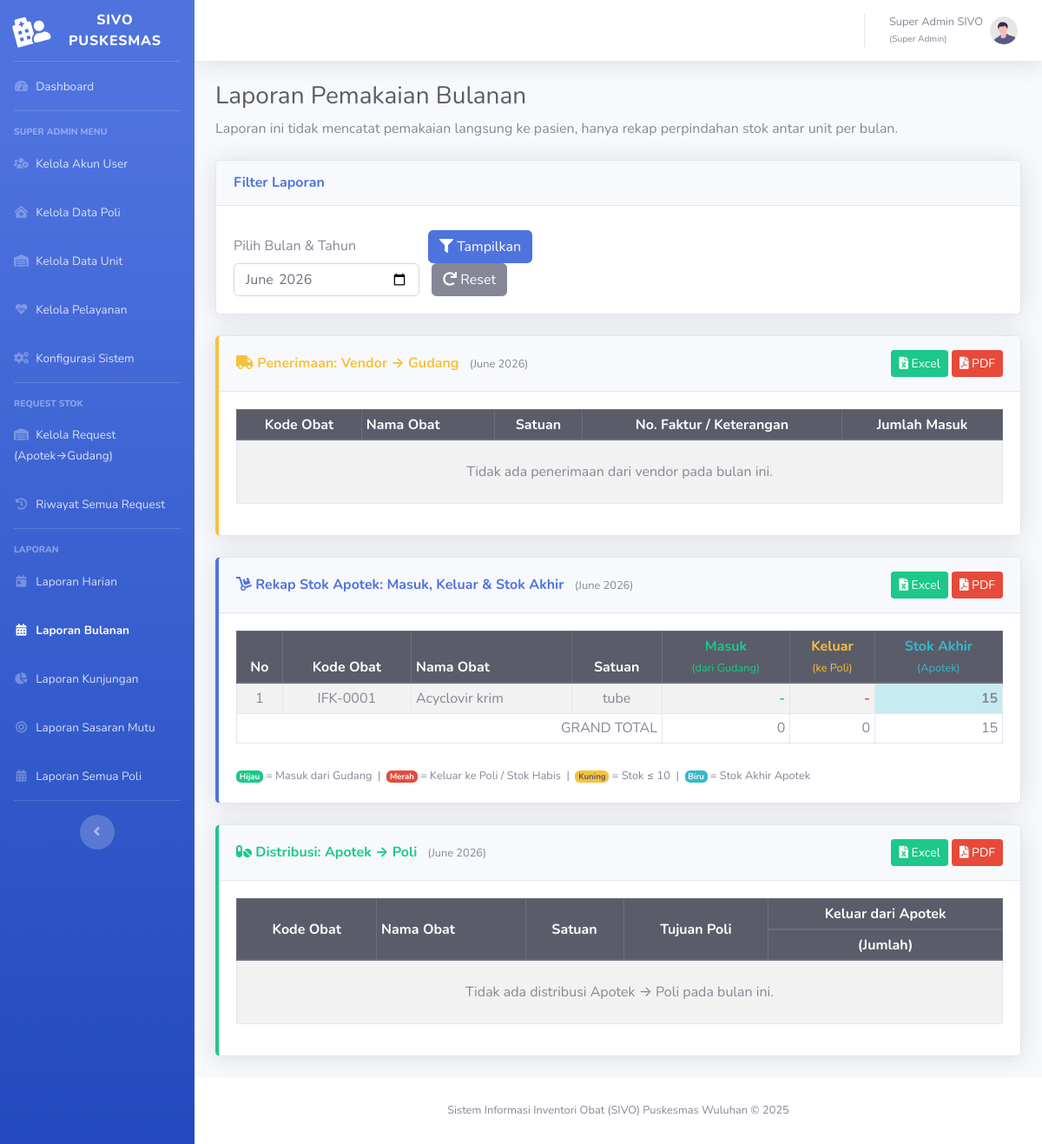
The page /laporan/bulanan.php (signed in) on the database its author committed.
### tables this page shows
CREATE TABLE `tbl_obat` (
  `id_obat` int(11) NOT NULL,
  `kode_obat` varchar(20) NOT NULL,
  `nama_obat` varchar(255) NOT NULL,
  `satuan` varchar(30) NOT NULL,
  `id_kategori_obat` int(11) DEFAULT NULL
);

### laporan/bulanan.php (the view, shortened to what this page needs)
<?php
require_once '../config.php';
$page_title = "Laporan Pemakaian Bulanan";
$is_admin = ($_SESSION['role_id'] == 1 || $_SESSION['role_id'] == 2);
$filter_bulan = isset($_GET['bulan']) ? $_GET['bulan'] : date('Y-m');
$tgl_awal  = $filter_bulan . '-01';
$tgl_akhir = date('Y-m-t', strtotime($tgl_awal));
$vendor_ke_gudang    = [];
$gudang_ke_apotek    = [];
$apotek_ke_poli    = [];
try {
    $stmt_unit = $pdo->query("SELECT id_unit, nama_unit FROM tbl_unit");
    $all_units = $stmt_unit->fetchAll(PDO::FETCH_ASSOC);
    $gudang_id = null;
    $apotek_id = null;
    foreach ($all_units as $u) {
        if (strtoupper($u['nama_unit']) === 'GUDANG') $gudang_id = $u['id_unit'];
        if (strtoupper($u['nama_unit']) === 'APOTEK')  $apotek_id  = $u['id_unit'];
    }
    if ($is_admin && $gudang_id !== null) {
        $sql1 = "
            SELECT
                o.kode_obat,
                o.nama_obat,
                o.satuan,
                tm.keterangan  AS no_faktur,
                SUM(tm.jumlah_masuk) AS total_masuk
            FROM tbl_transaksi_masuk tm
            JOIN tbl_obat o ON tm.id_obat = o.id_obat
            WHERE DATE(tm.tgl_masuk) BETWEEN ? AND ?
              AND tm.id_unit = ?
            GROUP BY o.id_obat, tm.keterangan
            ORDER BY o.nama_obat ASC
        ";
        $stmt1 = $pdo->prepare($sql1);
        $stmt1->execute([$tgl_awal, $tgl_akhir, $gudang_id]);
        $vendor_ke_gudang = $stmt1->fetchAll(PDO::FETCH_ASSOC);
    }
    if ($gudang_id !== null && $apotek_id !== null) {
        $sql2 = "
            SELECT
                o.id_obat,
                o.kode_obat,
                o.nama_obat,
                o.satuan,
                SUM(tt.jumlah) AS total_masuk_apotek
            FROM tbl_transaksi_transfer tt
            JOIN tbl_obat o ON tt.id_obat = o.id_obat
            WHERE DATE(tt.tgl_transfer) BETWEEN ? AND ?
              AND tt.id_unit_asal   = ?
              AND tt.id_unit_tujuan = ?
            GROUP BY o.id_obat
            ORDER BY o.nama_obat ASC
        ";
        $stmt2 = $pdo->prepare($sql2);
        $stmt2->execute([$tgl_awal, $tgl_akhir, $gudang_id, $apotek_id]);
        $gudang_ke_apotek = $stmt2->fetchAll(PDO::FETCH_ASSOC);
    }
    $apotek_keluar_map = [];
    $apotek_stok_map   = [];
    if ($apotek_id !== null) {
        $sql_stok_ap = "
            SELECT ls.id_obat, ls.stok_sesudah AS stok_akhir
            FROM tbl_log_stok ls
            INNER JOIN (
                SELECT id_obat, MAX(tgl_log) AS max_tgl
                FROM tbl_log_stok
                WHERE id_unit = ?
                  AND tgl_log <= ?
                GROUP BY id_obat
            ) last ON ls.id_obat = last.id_obat AND ls.tgl_log = last.max_tgl
            WHERE ls.id_unit = ?
        ";
        $stmt_stok_ap = $pdo->prepare($sql_stok_ap);
        $stmt_stok_ap->execute([$apotek_id, $tgl_akhir . ' 23:59:59', $apotek_id]);
        foreach ($stmt_stok_ap->fetchAll(PDO::FETCH_ASSOC) as $r) {
            $apotek_stok_map[$r['id_obat']] = $r['stok_akhir'];
        }
        $obat_id_sudah = array_column($gudang_ke_apotek, 'id_obat');
        $semua_obat_apotek_id = array_unique(array_merge(
            $obat_id_sudah,
            array_keys($apotek_keluar_map),
            array_keys($apotek_stok_map)
        ));
        $gudang_ke_apotek_map = [];
        $missing_ids = array_diff($semua_obat_apotek_id, $obat_id_sudah);
        if (!empty($missing_ids)) {
            $placeholders = implode(',', array_fill(0, count($missing_ids), '?'));
            $stmt_miss = $pdo->prepare("SELECT id_obat, kode_obat, nama_obat, satuan FROM tbl_obat WHERE id_obat IN ($placeholders) ORDER BY nama_obat ASC");
            $stmt_miss->execute(array_values($missing_ids));
            foreach ($stmt_miss->fetchAll(PDO::FETCH_ASSOC) as $r) {
                if (!isset($gudang_ke_apotek_map[$r['id_obat']])) {
                    $gudang_ke_apotek_map[$r['id_obat']] = [
                        'id_obat'            => $r['id_obat'],
                        'kode_obat'          => $r['kode_obat'],
                        'nama_obat'          => $r['nama_obat'],
                        'satuan'             => $r['satuan'],
                        'total_masuk_apotek' => 0,
                    ];
                }
            }
        }
        uasort($gudang_ke_apotek_map, fn($a, $b) => strcmp($a['nama_obat'], $b['nama_obat']));
        $gudang_ke_apotek = array_values($gudang_ke_apotek_map);
    }
} catch (PDOException $e) {
    die("Error: " . $e->getMessage());
}
include '../templates/header.php';
?>
<main class="content">
    <h1 class="h3 mb-2 text-gray-800"><?= htmlspecialchars($page_title); ?></h1>
    <p class="mb-4 text-muted">
        Laporan ini tidak mencatat pemakaian langsung ke pasien, hanya rekap perpindahan stok antar unit per bulan.
    </p>
    <div class="card shadow mb-4">
        <div class="card-header py-3">
            <h6 class="m-0 font-weight-bold text-primary">Filter Laporan</h6>
        </div>
        <div class="card-body">
            <form action="" method="GET">
                <div class="form-row align-items-end">
                    <div class="col-md-3">
                        <label for="bulan">Pilih Bulan &amp; Tahun</label>
                        <input type="month" id="bulan" name="bulan" class="form-control"
                               value="<?= htmlspecialchars($filter_bulan); ?>" required>
                    </div>
                    <div class="col-md-3 mt-2">
                        <button type="submit" class="btn btn-primary">
                            <i class="fas fa-filter"></i> Tampilkan
                        </button>
                        <a href="?" class="btn btn-secondary ml-1">
                            <i class="fas fa-redo"></i> Reset
                        </a>
                    </div>
                </div>
            </form>
        </div>
    </div>
    <?php
    $periode_label = date('F Y', strtotime($filter_bulan . '-01'));
    ?>
    <?php if ($is_admin): ?>
    <div class="card shadow mb-4 border-left-warning">
        <div class="card-header py-3 d-flex justify-content-between align-items-center">
            <h6 class="m-0 font-weight-bold text-warning">
                <i class="fas fa-truck"></i>
                  Penerimaan: Vendor &rarr; Gudang
                <small class="text-muted font-weight-normal ml-2">(<?= $periode_label; ?>)</small>
            </h6>
            <div>
                <a href="export_excel.php?type=bulanan_vendor_gudang&bulan=<?= urlencode($filter_bulan); ?>"
                   class="btn btn-success btn-sm">
                    <i class="fas fa-file-excel"></i> Excel
                </a>
                <a href="export_pdf.php?type=bulanan_vendor_gudang&bulan=<?= urlencode($filter_bulan); ?>"
                   target="_blank" class="btn btn-danger btn-sm">
                    <i class="fas fa-file-pdf"></i> PDF
                </a>
            </div>
        </div>
        <div class="card-body">
            <div class="table-responsive">
                <table class="table table-bordered table-striped table-sm">
                    <thead class="thead-dark text-center">
                        <tr>
                            <th>Kode Obat</th>
                            <th class="text-left">Nama Obat</th>
                            <th>Satuan</th>
                            <th>No. Faktur / Keterangan</th>
                            <th>Jumlah Masuk</th>
                        </tr>
                    </thead>
                    <tbody>
                        <?php if (empty($vendor_ke_gudang)): ?>
                            <tr>
                                <td colspan="5" class="text-center text-muted py-4">
                                    Tidak ada penerimaan dari vendor pada bulan ini.
                                </td>
                            </tr>
                        <?php endif; ?>
                    </tbody>
                </table>
            </div>
        </div>
    </div>
    <?php endif;  ?>
    <div class="card shadow mb-4 border-left-primary">
        <div class="card-header py-3 d-flex justify-content-between align-items-center">
            <h6 class="m-0 font-weight-bold text-primary">
                <i class="fas fa-dolly"></i>
                  Rekap Stok Apotek: Masuk, Keluar &amp; Stok Akhir
                <small class="text-muted font-weight-normal ml-2">(<?= $periode_label; ?>)</small>
            </h6>
            <div>
                <a href="export_excel.php?type=bulanan_gudang_apotek&bulan=<?= urlencode($filter_bulan); ?>"
                   class="btn btn-success btn-sm">
                    <i class="fas fa-file-excel"></i> Excel
                </a>
                <a href="export_pdf.php?type=bulanan_gudang_apotek&bulan=<?= urlencode($filter_bulan); ?>"
                   target="_blank" class="btn btn-danger btn-sm">
                    <i class="fas fa-file-pdf"></i> PDF
                </a>
            </div>
        </div>
        <div class="card-body">
            <div class="table-responsive">
                <table class="table table-bordered table-striped table-sm">
                    <thead class="thead-dark text-center">
                        <tr>
                            <th>No</th>
                            <th>Kode Obat</th>
                            <th class="text-left">Nama Obat</th>
                            <th>Satuan</th>
                            <th class="text-success">Masuk<br><small>(dari Gudang)</small></th>
                            <th class="text-warning">Keluar<br><small>(ke Poli)</small></th>
                            <th class="text-info">Stok Akhir<br><small>(Apotek)</small></th>
                        </tr>
                    </thead>
                    <tbody>
                        <?php
                        $ada_data = false;
                        $grand_masuk_apotek  = 0;
                        $grand_keluar_apotek = 0;
                        $grand_stok_apotek   = 0;
                        $no_apotek = 1;
                        foreach ($gudang_ke_apotek as $r):
                            $id_obat    = $r['id_obat'];
                            $masuk      = $r['total_masuk_apotek'] ?? 0;
                            $keluar     = $apotek_keluar_map[$id_obat] ?? 0;
                            $stok_akhir = $apotek_stok_map[$id_obat]  ?? 0;
                            $ada_data = true;
                            $grand_masuk_apotek  += $masuk;
                            $grand_keluar_apotek += $keluar;
                            $grand_stok_apotek   += $stok_akhir;
                            $stok_class = $stok_akhir == 0 ? 'table-danger' : ($stok_akhir <= 10 ? 'table-warning' : 'table-info');
                        ?>
                        <tr>
                            <td class="text-center"><?= $no_apotek++; ?></td>
                            <td class="text-center"><?= htmlspecialchars($r['kode_obat']); ?></td>
                            <td><?= htmlspecialchars($r['nama_obat']); ?></td>
                            <td class="text-center"><?= htmlspecialchars($r['satuan']); ?></td>
                            <td class="text-right font-weight-bold text-success">
                                <?= $masuk > 0 ? number_format($masuk) : '-'; ?>
                            </td>
                            <td class="text-right font-weight-bold text-danger">
                                <?= $keluar > 0 ? number_format($keluar) : '-'; ?>
                            </td>
                            <td class="text-right font-weight-bold <?= $stok_class; ?>">
                                <?= number_format($stok_akhir); ?>
                            </td>
                        </tr>
                        <?php endforeach; ?>
                    </tbody>
                    <?php if ($ada_data): ?>
                    <tfoot>
                        <tfoot class="thead-dark">
                            <td colspan="4" class="text-right">GRAND TOTAL</td>
                            <td class="text-right"><?= number_format($grand_masuk_apotek); ?></td>
                            <td class="text-right"><?= number_format($grand_keluar_apotek); ?></td>
                            <td class="text-right"><?= number_format($grand_stok_apotek); ?></td>
                    </tfoot>
                    <?php endif; ?>
                </table>
            </div>
            <div class="mt-2">
                <small class="text-muted">
                    <span class="badge badge-success">Hijau</span> = Masuk dari Gudang &nbsp;|&nbsp;
                    <span class="badge badge-danger">Merah</span> = Keluar ke Poli / Stok Habis &nbsp;|&nbsp;
                    <span class="badge badge-warning text-dark">Kuning</span> = Stok &le; 10 &nbsp;|&nbsp;
                    <span class="badge badge-info">Biru</span> = Stok Akhir Apotek
                </small>
            </div>
        </div>
    </div>
    <div class="card shadow mb-4 border-left-success">
        <div class="card-header py-3 d-flex justify-content-between align-items-center">
            <h6 class="m-0 font-weight-bold text-success">
                <i class="fas fa-pills"></i>
                  Distribusi: Apotek &rarr; Poli
                <small class="text-muted font-weight-normal ml-2">(<?= $periode_label; ?>)</small>
            </h6>
            <div>
                <a href="export_excel.php?type=bulanan_apotek_poli&bulan=<?= urlencode($filter_bulan); ?>"
                   class="btn btn-success btn-sm">
                    <i class="fas fa-file-excel"></i> Excel
                </a>
                <a href="export_pdf.php?type=bulanan_apotek_poli&bulan=<?= urlencode($filter_bulan); ?>"
                   target="_blank" class="btn btn-danger btn-sm">
                    <i class="fas fa-file-pdf"></i> PDF
                </a>
            </div>
        </div>
        <div class="card-body">
            <div class="table-responsive">
                <table class="table table-bordered table-striped table-sm">
                    <thead class="thead-dark text-center">
                        <tr>
                            <th rowspan="2" class="align-middle">Kode Obat</th>
                            <th rowspan="2" class="align-middle text-left">Nama Obat</th>
                            <th rowspan="2" class="align-middle">Satuan</th>
                            <th rowspan="2" class="align-middle">Tujuan Poli</th>
                            <th>Keluar dari Apotek</th>
                        </tr>
                        <tr>
                            <th>(Jumlah)</th>
                        </tr>
                    </thead>
                    <tbody>
                        <?php if (empty($apotek_ke_poli)): ?>
                            <tr>
                                <td colspan="5" class="text-center text-muted py-4">
                                    Tidak ada distribusi Apotek &rarr; Poli pada bulan ini.
                                </td>
                            </tr>
                        <?php endif; ?>
                    </tbody>
                </table>
            </div>
        </div>
    </div>
</main>
<?php include '../templates/footer.php'; ?>

### rows shown on the page
tbl_obat: kode_obat "IFK-0001", nama_obat "Acyclovir krim", satuan "tube", id_obat "15"

### other values the page prints
$_SESSION['nama_lengkap'] "Super Admin SIVO"
$_SESSION['role_nama'] "Super Admin"
$page_title "Laporan Pemakaian Bulanan"
$periode_label "June 2026"
$grand_masuk_apotek "0"
$grand_keluar_apotek "0"
$grand_stok_apotek "15"
